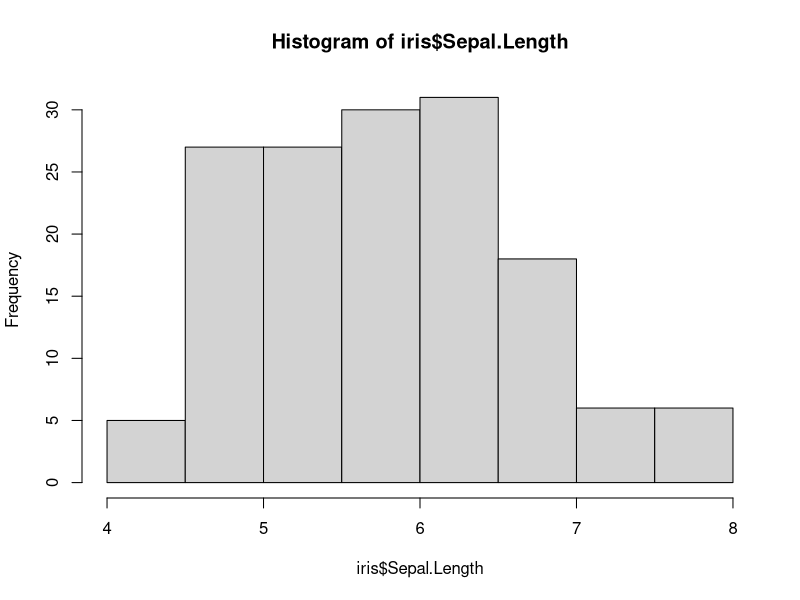
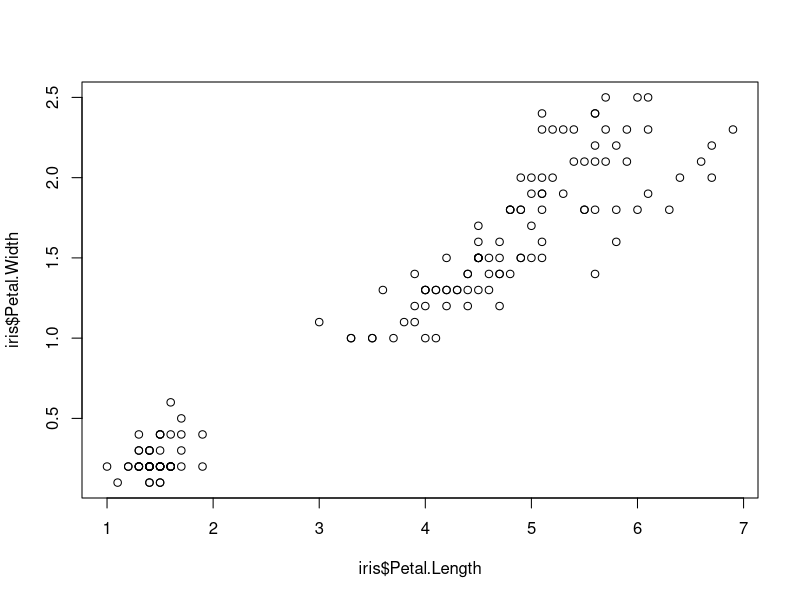

The R source for these figures, in order:
## ---- chunk 1
knitr::opts_chunk$set(echo = TRUE)
## ---- chunk 2
str(iris)
summary(iris)
## ---- chunk 3
median(iris$Petal.Width)
## ---- chunk 4
hist(iris$Sepal.Length)
## ---- chunk 5
plot(iris$Petal.Length,iris$Petal.Width)
